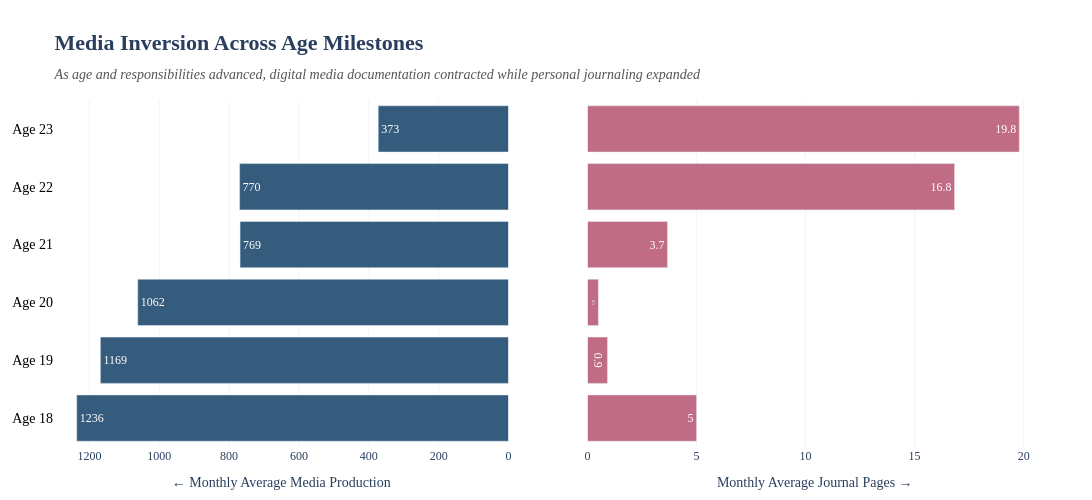

Notebook source saved alongside this figure:
### Markdown cell above
Now I simply want to visualize the comparison between the evolutions of my 2 main methods of keeping track of my memories over time, as I know the media production has decreased but the journal pages increased. 

This difference is visualized across my five years at universtity, starting from when I was 18 to present day and comparing the average media produced and journal pages written for each year. 

The comparison here is based on the years of my growth, rather than the academic periods, hence it deals specifically withn personal growth rather than directly with my sources of responsability and mental overload.

### Code cell
import plotly.graph_objects as go
from plotly.subplots import make_subplots
import pandas as pd

# total number of media
df['total_media_production'] = df['iphone_media_count'] + df['camera_media_count']

# group by age
df['age_years'] = df['my_age'].astype(int)
age_summary = df.groupby('age_years')[['total_media_production', 'journal_pages']].mean().reset_index()

# make age into string
age_summary['age_label'] = age_summary['age_years'].apply(lambda x: f"Age {x}")

# diverging bar graph
fig = make_subplots(
    rows=1, cols=2, 
    shared_yaxes=True, 
    horizontal_spacing=0.08, 
)

# left bar graph 
fig.add_trace(
    go.Bar(
        x=age_summary['total_media_production'],
        y=age_summary['age_label'],
        orientation='h',
        name='Total Media Captured',
        marker=dict(color='#355c7d'), 
        text=age_summary['total_media_production'].round(0),
        textposition='inside',
        textfont=dict(family="Times New Roman", size=12, color="white"),
        hovertemplate="<b>%{y}</b><br>Avg Media: %{x:.0f} files/month<extra></extra>"
    ),
    row=1, col=1
)

# right bar graph
fig.add_trace(
    go.Bar(
        x=age_summary['journal_pages'],
        y=age_summary['age_label'],
        orientation='h',
        name='Journal Pages Written',
        marker=dict(color='#c06c84'), 
        text=age_summary['journal_pages'].round(1),
        textposition='inside',
        textfont=dict(family="Times New Roman", size=12, color="white"),
        hovertemplate="<b>%{y}</b><br>Avg Journal: %{x:.1f} pages/month<extra></extra>"
    ),
    row=1, col=2
)

fig.update_xaxes(autorange="reversed", row=1, col=1, title_text="← Monthly Average Media Production")
fig.update_xaxes(row=1, col=2, title_text="Monthly Average Journal Pages →")

# graph layout
fig.update_layout(
    font_family="Times New Roman",
    title_text="<b>Media Inversion Across Age Milestones</b><br><span style='font-size:14px; color:#555555;'><i>As age and responsibilities advanced, digital media documentation contracted while personal journaling expanded</i></span>",
    title_font_size=22,
    plot_bgcolor="white",
    width=1100, 
    height=500,
    showlegend=False, 
    margin=dict(t=100, b=50, l=50, r=50)
)

fig.update_xaxes(showgrid=True, gridcolor='#F5F5F5')
fig.update_yaxes(
    showgrid=False, 
    tickfont=dict(family="Times New Roman", size=14, color="black"),
    row=1, col=1 
)

fig.show()

### Figure 1 — Plotly figure (JSON) as saved in the notebook; plotly's stock layout.template omitted (floating-point values rounded to 4 significant figures)
{"data": [{"hovertemplate": "<b>%{y}</b><br>Avg Media: %{x:.0f} files/month<extra></extra>", "marker": {"color": "#355c7d"}, "name": "Total Media Captured", "orientation": "h", "text": [1236.0, 1169.0, 1062.0, 769.0, 770.0, 373.0], "textfont": {"color": "white", "family": "Times New Roman", "size": 12}, "textposition": "inside", "type": "bar", "x": [1236.0, 1169.0, 1062.0, 768.7, 769.9, 373.0], "xaxis": "x", "y": ["Age 18", "Age 19", "Age 20", "Age 21", "Age 22", "Age 23"], "yaxis": "y"}, {"hovertemplate": "<b>%{y}</b><br>Avg Journal: %{x:.1f} pages/month<extra></extra>", "marker": {"color": "#c06c84"}, "name": "Journal Pages Written", "orientation": "h", "text": [5.0, 0.9, 0.5, 3.7, 16.8, 19.8], "textfont": {"color": "white", "family": "Times New Roman", "size": 12}, "textposition": "inside", "type": "bar", "x": [5.0, 0.9167, 0.5, 3.667, 16.83, 19.8], "xaxis": "x2", "y": ["Age 18", "Age 19", "Age 20", "Age 21", "Age 22", "Age 23"], "yaxis": "y2"}], "layout": {"font": {"family": "Times New Roman"}, "height": 500, "margin": {"b": 50, "l": 50, "r": 50, "t": 100}, "plot_bgcolor": "white", "showlegend": false, "title": {"font": {"size": 22}, "text": "<b>Media Inversion Across Age Milestones</b><br><span style='font-size:14px; color:#555555;'><i>As age and responsibilities advanced, digital media documentation contracted while personal journaling expanded</i></span>"}, "width": 1100, "xaxis": {"anchor": "y", "autorange": "reversed", "domain": [0, 0.46], "gridcolor": "#F5F5F5", "showgrid": true, "title": {"text": "← Monthly Average Media Production"}}, "xaxis2": {"anchor": "y2", "domain": [0.54, 1], "gridcolor": "#F5F5F5", "showgrid": true, "title": {"text": "Monthly Average Journal Pages →"}}, "yaxis": {"anchor": "x", "domain": [0, 1], "showgrid": false, "tickfont": {"color": "black", "family": "Times New Roman", "size": 14}}, "yaxis2": {"anchor": "x2", "domain": [0, 1], "matches": "y", "showticklabels": false}}}
